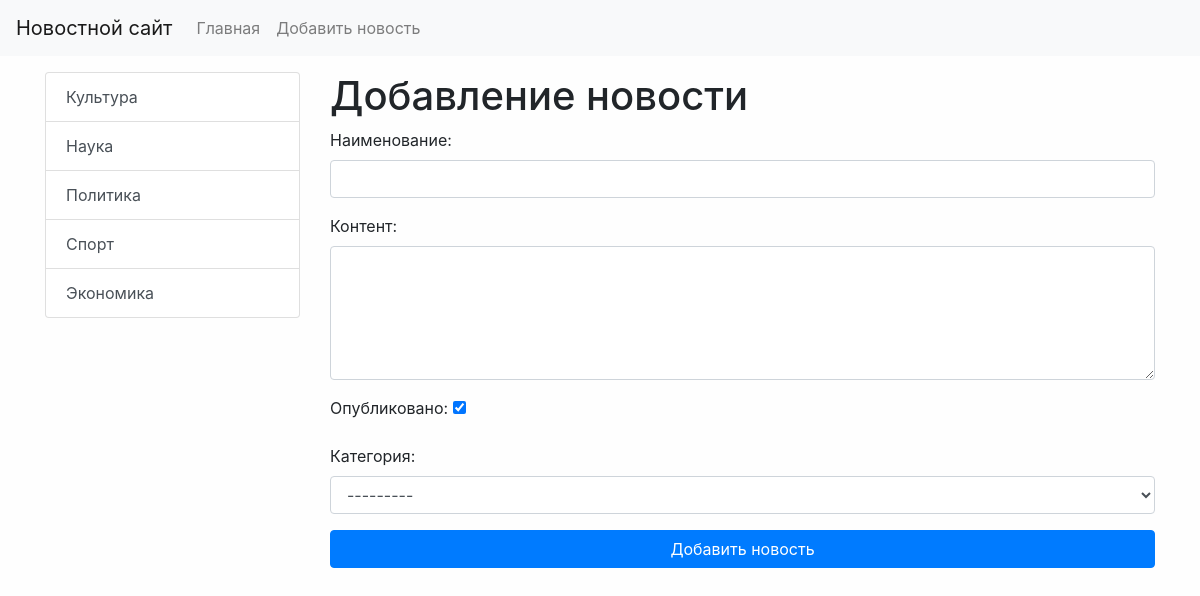
The app's page /news/add-news/ with its own data.
### news/models.py (models this page shows)
class Category(models.Model):
    title = models.CharField(max_length=150, db_index=True, verbose_name='Наименование категории')
    def get_absolute_url(self):
        return reverse('category', kwargs={"category_id": self.pk})
    def __str__(self):
        return self.title
    class Meta:
        verbose_name = 'Категория'
        verbose_name_plural = 'Категории'
        ordering = ['title']

### news/views.py (the view)
# urls.py: path('news/add-news/', CreateNews.as_view(), name='add_news'),
class CreateNews(CreateView):
    form_class = NewsForm
    template_name = 'news/add_news.html'

### news/forms.py (shortened to what this page needs)
class NewsForm(forms.ModelForm):
    class Meta:
        model = News
        fields = ['title', 'content', 'is_published', 'category']
        widgets = {
            'title': forms.TextInput(attrs={'class': 'form-control'}),
            'content': forms.Textarea(attrs={'class': 'form-control', 'rows': 5}),
            'category': forms.Select(attrs={'class': 'form-control'}),
        }

### news/templatetags/news_tags.py (called while the page is built)
@register.inclusion_tag('news/list_categories.html')
def show_categories(arg1='Hello', arg2='world'):
    categories = Category.objects.all()
    return {"categories": categories, "arg1": arg1, "arg2": arg2}

### news/templates/news/add_news.html (shortened to what this page needs)
{% extends 'base.html' %}
{% block sidebar %}
{% include 'inc/_sidebar.html' %}
{% endblock %}
{% block content %}
<h1>Добавление новости</h1>
<form action="{% url 'add_news' %}" method="post">
    {{ form.as_p }}
    <button type="submit" class="btn btn-primary btn-block">Добавить новость</button>
</form>
{% endblock %}

### news/templates/news/list_categories.html
<div class="list-group">
    {% for item in categories %}
    <a href="{{ item.get_absolute_url }}" class="list-group-item list-group-item-action">{{ item.title }}</a>
    {% endfor %}
</div>

### mysite/static/css/style.css (style rules this page uses)
body { background-color: #fefefe; }

### records on screen
Category: title "Культура"
Category: title "Наука"
Category: title "Политика"
Category: title "Спорт"
Category: title "Экономика"
